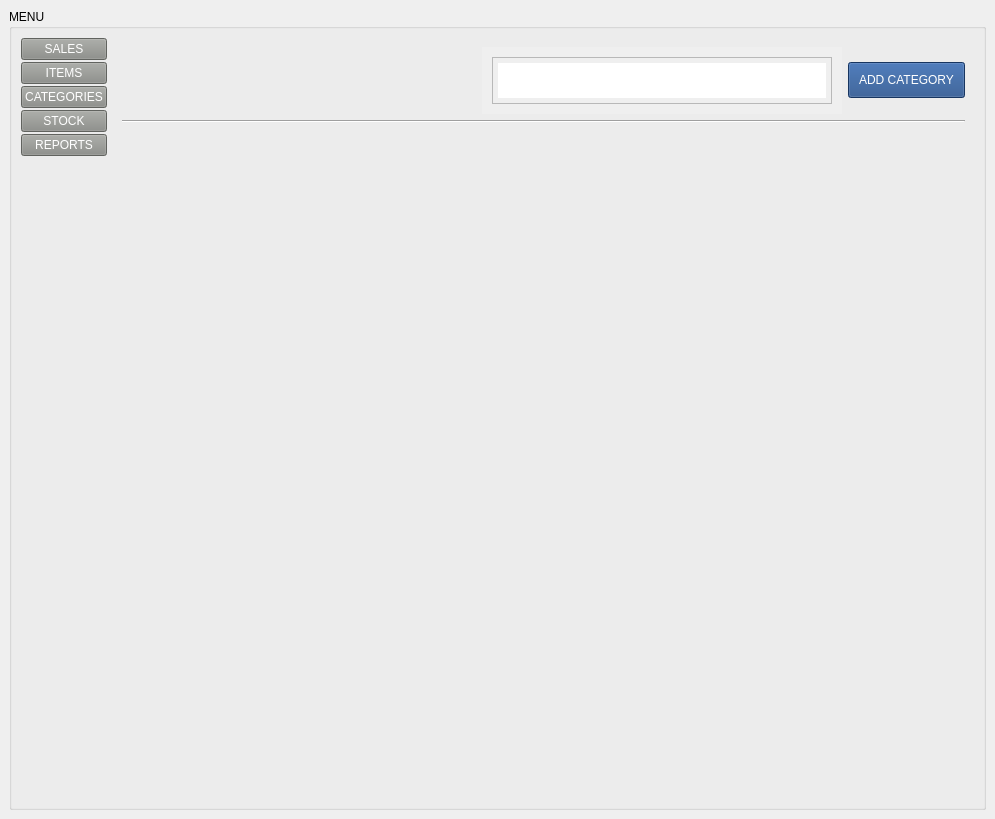
<?xml version="1.0" encoding="UTF-8"?>
<ui version="4.0">
 <class>MainWindow</class>
 <widget class="QMainWindow" name="MainWindow">
  <property name="geometry">
   <rect>
    <x>0</x>
    <y>0</y>
    <width>995</width>
    <height>819</height>
   </rect>
  </property>
  <property name="windowTitle">
   <string>INVENTORY SYSTEM</string>
  </property>
  <widget class="QWidget" name="centralwidget">
   <layout class="QGridLayout" name="gridLayout">
    <item row="0" column="0">
     <layout class="QHBoxLayout" name="horizontalLayout">
      <property name="spacing">
       <number>0</number>
      </property>
      <item>
       <layout class="QVBoxLayout" name="verticalLayout">
        <item>
         <widget class="QGroupBox" name="groupBox">
          <property name="title">
           <string>MENU</string>
          </property>
          <layout class="QGridLayout" name="gridLayout_2">
           <item row="0" column="0">
            <layout class="QVBoxLayout" name="verticalLayout_3">
             <property name="spacing">
              <number>2</number>
             </property>
             <property name="leftMargin">
              <number>0</number>
             </property>
             <item>
              <widget class="QPushButton" name="sales_btn">
               <property name="styleSheet">
                <string notr="true">background-color: rgb(136, 138, 133);
color: rgb(255, 255, 255);</string>
               </property>
               <property name="text">
                <string>SALES</string>
               </property>
              </widget>
             </item>
             <item>
              <widget class="QPushButton" name="items_btn">
               <property name="styleSheet">
                <string notr="true">background-color: rgb(136, 138, 133);
color: rgb(255, 255, 255);</string>
               </property>
               <property name="text">
                <string>ITEMS</string>
               </property>
              </widget>
             </item>
             <item>
              <widget class="QPushButton" name="categories_btn">
               <property name="styleSheet">
                <string notr="true">background-color: rgb(136, 138, 133);
color: rgb(255, 255, 255);</string>
               </property>
               <property name="text">
                <string>CATEGORIES</string>
               </property>
              </widget>
             </item>
             <item>
              <widget class="QPushButton" name="stock_btn">
               <property name="styleSheet">
                <string notr="true">background-color: rgb(136, 138, 133);
color: rgb(255, 255, 255);</string>
               </property>
               <property name="text">
                <string>STOCK</string>
               </property>
              </widget>
             </item>
             <item>
              <widget class="QPushButton" name="reports_btn">
               <property name="styleSheet">
                <string notr="true">background-color: rgb(136, 138, 133);
color: rgb(255, 255, 255);</string>
               </property>
               <property name="text">
                <string>REPORTS</string>
               </property>
              </widget>
             </item>
             <item>
              <spacer name="verticalSpacer">
               <property name="orientation">
                <enum>Qt::Vertical</enum>
               </property>
               <property name="sizeHint" stdset="0">
                <size>
                 <width>20</width>
                 <height>40</height>
                </size>
               </property>
              </spacer>
             </item>
            </layout>
           </item>
           <item row="0" column="1">
            <layout class="QVBoxLayout" name="verticalLayout_2">
             <property name="spacing">
              <number>2</number>
             </property>
             <item>
              <widget class="QStackedWidget" name="stackedWidget">
               <property name="currentIndex">
                <number>0</number>
               </property>
               <widget class="QWidget" name="categories">
                <layout class="QGridLayout" name="gridLayout_8">
                 <item row="0" column="0">
                  <layout class="QVBoxLayout" name="verticalLayout_10" stretch="1,1,10">
                   <item>
                    <layout class="QHBoxLayout" name="horizontalLayout_7">
                     <item>
                      <spacer name="horizontalSpacer_3">
                       <property name="orientation">
                        <enum>Qt::Horizontal</enum>
                       </property>
                       <property name="sizeHint" stdset="0">
                        <size>
                         <width>40</width>
                         <height>20</height>
                        </size>
                       </property>
                      </spacer>
                     </item>
                     <item>
                      <widget class="QPlainTextEdit" name="search_category_field">
                       <property name="styleSheet">
                        <string notr="true">font: 15pt &quot;Ubuntu Mono&quot;;
margin:10px;
height:8px;
text-align:center;
padding:5px;</string>
                       </property>
                      </widget>
                     </item>
                     <item>
                      <widget class="QPushButton" name="add_caegory_btn">
                       <property name="styleSheet">
                        <string notr="true">background-color: rgb(32, 74, 135);
color: rgb(255, 255, 255);
font: 75 15pt &quot;Ubuntu Mono&quot;;
padding:10px;</string>
                       </property>
                       <property name="text">
                        <string>ADD CATEGORY</string>
                       </property>
                      </widget>
                     </item>
                    </layout>
                   </item>
                   <item>
                    <widget class="Line" name="line_3">
                     <property name="orientation">
                      <enum>Qt::Horizontal</enum>
                     </property>
                    </widget>
                   </item>
                   <item>
                    <layout class="QHBoxLayout" name="categories_layout"/>
                   </item>
                  </layout>
                 </item>
                </layout>
               </widget>
               <widget class="QWidget" name="stock">
                <widget class="QLabel" name="label_3">
                 <property name="geometry">
                  <rect>
                   <x>350</x>
                   <y>230</y>
                   <width>101</width>
                   <height>21</height>
                  </rect>
                 </property>
                 <property name="text">
                  <string>Stock</string>
                 </property>
                </widget>
               </widget>
               <widget class="QWidget" name="reports">
                <widget class="QLabel" name="label_4">
                 <property name="geometry">
                  <rect>
                   <x>370</x>
                   <y>390</y>
                   <width>67</width>
                   <height>17</height>
                  </rect>
                 </property>
                 <property name="text">
                  <string>Reports</string>
                 </property>
                </widget>
               </widget>
               <widget class="QWidget" name="items">
                <layout class="QGridLayout" name="gridLayout_7">
                 <item row="0" column="0">
                  <layout class="QVBoxLayout" name="verticalLayout_7" stretch="1,1,10">
                   <item>
                    <layout class="QHBoxLayout" name="horizontalLayout_6">
                     <item>
                      <spacer name="horizontalSpacer_2">
                       <property name="orientation">
                        <enum>Qt::Horizontal</enum>
                       </property>
                       <property name="sizeHint" stdset="0">
                        <size>
                         <width>40</width>
                         <height>20</height>
                        </size>
                       </property>
                      </spacer>
                     </item>
                     <item>
                      <widget class="QPushButton" name="pushButton_2">
                       <property name="styleSheet">
                        <string notr="true">background-color: rgb(32, 74, 135);
color: rgb(255, 255, 255);
font: 75 15pt &quot;Ubuntu Mono&quot;;
padding:10px;</string>
                       </property>
                       <property name="text">
                        <string>NEW ITEM</string>
                       </property>
                      </widget>
                     </item>
                    </layout>
                   </item>
                   <item>
                    <widget class="Line" name="line_2">
                     <property name="orientation">
                      <enum>Qt::Horizontal</enum>
                     </property>
                    </widget>
                   </item>
                   <item>
                    <layout class="QVBoxLayout" name="items_layout"/>
                   </item>
                  </layout>
                 </item>
                </layout>
               </widget>
               <widget class="QWidget" name="home">
                <widget class="QLabel" name="label">
                 <property name="geometry">
                  <rect>
                   <x>350</x>
                   <y>240</y>
                   <width>101</width>
                   <height>51</height>
                  </rect>
                 </property>
                 <property name="text">
                  <string>HOME PAGE</string>
                 </property>
                </widget>
               </widget>
               <widget class="QWidget" name="sales">
                <layout class="QGridLayout" name="gridLayout_4">
                 <item row="0" column="0">
                  <layout class="QVBoxLayout" name="verticalLayout_6" stretch="0,1,5">
                   <item>
                    <layout class="QHBoxLayout" name="horizontalLayout_5">
                     <item>
                      <spacer name="horizontalSpacer">
                       <property name="orientation">
                        <enum>Qt::Horizontal</enum>
                       </property>
                       <property name="sizeHint" stdset="0">
                        <size>
                         <width>40</width>
                         <height>20</height>
                        </size>
                       </property>
                      </spacer>
                     </item>
                     <item>
                      <widget class="QPushButton" name="pushButton">
                       <property name="styleSheet">
                        <string notr="true">background-color: rgb(32, 74, 135);
color: rgb(255, 255, 255);
font: 75 15pt &quot;Ubuntu Mono&quot;;
padding:10px;</string>
                       </property>
                       <property name="text">
                        <string>NEW SALE</string>
                       </property>
                      </widget>
                     </item>
                    </layout>
                   </item>
                   <item>
                    <widget class="Line" name="line">
                     <property name="orientation">
                      <enum>Qt::Horizontal</enum>
                     </property>
                    </widget>
                   </item>
                   <item>
                    <layout class="QGridLayout" name="gridLayout_5">
                     <item row="0" column="0">
                      <widget class="QTableWidget" name="sales_table"/>
                     </item>
                    </layout>
                   </item>
                  </layout>
                 </item>
                </layout>
               </widget>
              </widget>
             </item>
            </layout>
           </item>
          </layout>
         </widget>
        </item>
       </layout>
      </item>
     </layout>
    </item>
   </layout>
  </widget>
 </widget>
 <resources/>
 <connections/>
</ui>
